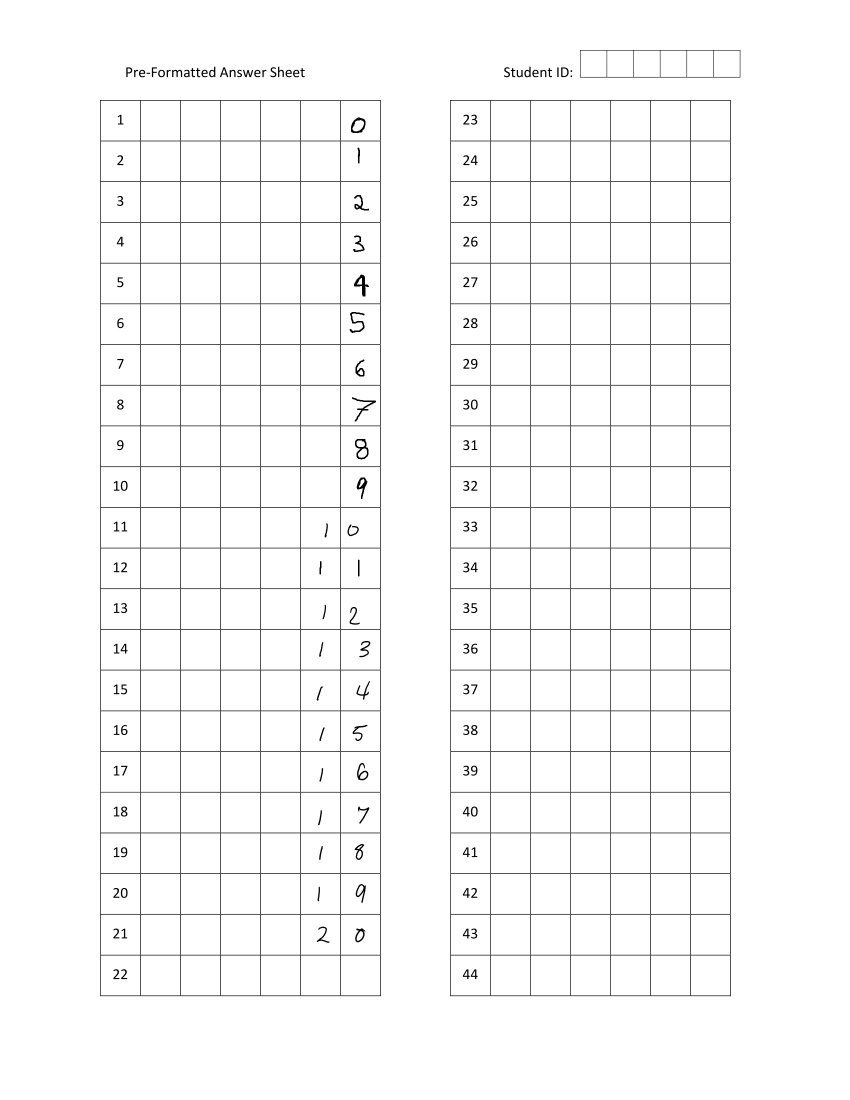
#> input picture autograde/samples/PFAS_demo_sample.PNG, 1700 x 2200 px (shown at 1/2 size)
$ python imaging_classifying.py --input samples/PFAS_demo_sample.PNG
#> lines starting #> are read from the running program, lines starting #| are printed output that depends on the picture
### autograde/results.py
"""This module implements converting results to and from text."""

import json


def write_results(filename, results):
    """Write a list of results to a file.

    `filename` - the name of the file

    `results` - the list of result dicts to write

    """
    with open(filename, 'w') as outfile:
        outfile.write(json.dumps(results))


# [9 lines left out: function read_results, not called in this run]

### autograde/imaging_classifying.py
# -*- coding: utf-8 -*-
"""
Created on Fri Dec 14 11:29:25 2018

@author: kcarr
"""

from PIL import Image
import matplotlib.pyplot as plt
from sklearn.datasets import load_digits
import pylab as pl
import numpy as np
import random
from sklearn import ensemble
from results import write_results

trDigits = load_digits()

INPUT_FILE = 'samples/PFAS_demo_sample.PNG'
OUTPUT_FILE = "saved-jsons/aiOut.json"


def close_up(img):
#    img = Image.open(sourcePath)
    pixels = img.load()
    #print (img.size)
    #print (pixels[0,0])
    end = 0

    ####get top
    for i in range(0,31):
        for j in range(0,31):
            if (pixels[j,i] != 255):
                end = 1
        if (end == 1):
            break
    top = i - 1
    end = 0
    a=31;

    ####get bottom
    for a in range(31, 0, -1):
        for b in range(0, 31):
            if (pixels[b,a] != 255):
                end = 1
        if (end == 1):
            break

    bottom = a + 1

    ####get left
    for i in range(1,31):
        for j in range(1,31):
            if (pixels[i,j] != 255):
                end = 1
        if (end == 1):
            break
    left = i

    ####get right
    for a in range(31, 0, -1):
        for b in range(0, 31):
            if (pixels[a,b] != 255):
                end = 1
        if (end == 1):
            break
    right = a + 1

    if (end == 0):
        return None

    height = bottom - top
    x1 = (32/2) - (height/2) #from middle x, back to make a square
    x2 = (32/2) + (height/2) #from middle x, forward to make a square
    #print (top, bottom, x1, x2)
    img = img.crop((x1,top,x2,bottom))


    #image1 = Image.open(destPath).convert("L")
    cropped = img.resize((8,8), resample=5)
    return cropped
#    load_img(cropped)
#    cropped.save(sourcePath, 'PNG')


def loadPFAS():
    #find calibration (only for physically scanned PFAS)

    #load inage
    PFAS = Image.open(INPUT_FILE).convert("L")
    answerImg = {}; #answer dictionary
    answerArr = {};
    xOffset = 280;
    yOffset = 200;
    xSize = 480;
    ySize = 81.5;
    boxWidth = 81.5;
    #coords: (x1, y1, x2, y2)
    for i in range(0, 22): #30 questions on the right
        #print ("x1: ", (xOffset), "y1: ", (xOffset + xSize) )
        #print ("x2: ", (yOffset), "y2: ", (yOffset + i*ySize) )
        x1 = xOffset; #left edge of box
        x2 = xOffset + xSize; #right edge of box
        y1 = yOffset + i*ySize + 2; #top edge of box
        y2 = yOffset + (i+1)*ySize - 3; #bottom edge of box
        answerImg[i] = PFAS.crop( (x1, y1, x2, y2) );
        answerImg[i] = answerImg[i].resize((192,32), resample=4)
        imgarr = np.array(answerImg[i])
        imgarr = np.invert(answerImg[i])
        #pl.matshow(imgarr)
        for j in range(0, 6): #6 digits
            #print ( "x1 = ", x1 + 5*boxWidth, "y1 = ", y1, "x2 = ", x1 + (5+1)*boxWidth, "y2 = ", y2)
            tempImg = answerImg[i].crop( (j*32 + 1, 0, (j+1)*32 -1, 32 ) );
            #tempImg = PFAS.crop( (x1 + 5*boxWidth, y1,  x1 + (5+1)*boxWidth,  y2) )
            tempImg = tempImg.resize((32,32), resample=2)
            tempImg = close_up(tempImg)
            if (tempImg is not None):
                imgarr1 = np.array(tempImg)
                imgarr1 = np.invert(tempImg)
                #pl.matshow(imgarr1)
                answerArr[i] = imgarr1;
#> this loop made 22 passes
#> pass 1, in loadPFAS, `imgarr = np.array(answerImg[i])`:
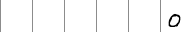
#> imgarr: shape (32, 192); min 0, max 255, mean 248.9
#> pass 1, in loadPFAS, `imgarr = np.invert(answerImg[i])`:
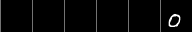
#> imgarr: shape (32, 192); min 0, max 255, mean 6.1
#> after the loop, answerArr = 21 items; answerImg = 22 items
    return answerArr
    #crop each answer box

    #crop each digit

    #zoom to fit each digit

#def trainClassifier():
    #properly format training data (maybe load a JSON to save on image processing time costs)
    #train classifier with data


def set_paths():
    """Use command line arguments (if given) to set INPUT_FILE and OUTPUT_FILE."""
    global INPUT_FILE, OUTPUT_FILE

    import argparse
    parser = argparse.ArgumentParser()
    parser.add_argument('--input')
    parser.add_argument('--output')

    args = parser.parse_args()
    input_filename = args.input
    output_filename = args.output

    if input_filename is not None:
        INPUT_FILE = input_filename
    if output_filename is not None:
        OUTPUT_FILE = output_filename


def main():
    set_paths()
    arr = loadPFAS()
#> arr = 21 items
    n_samples = len(trDigits.images)
    X_digits = trDigits.data / trDigits.data.max()
    y_digits = trDigits.target
    classifier = ensemble.RandomForestClassifier()
    classifier.fit(X_digits, y_digits)
    count = 0;
    outObj = {}
    outObj["name"] = "Test Student"
    outObj["questions"] = {}
    for i in range(10):
        outObj["questions"][str(i+1)] = {}
        outObj["questions"][str(i+1)]["class"] = "";
        outObj["questions"][str(i+1)]["probabilities"] = {}
        pl.matshow(trDigits.images[i])
        pl.matshow(arr[i])
        classification = classifier.predict(arr[i].reshape(1, -1))
        prob = classifier.predict_proba(arr[i].reshape(1, -1))#, (classification == i)
        outObj["questions"][str(i+1)]["class"] =  str(classification[0])
        probDict = {};
        for j in range(0,10):
            probDict[str(j)] = prob[0][j]
            #print (probDict)
        outObj["questions"][str(i+1)]["probabilities"] = [probDict];

        print( classification, prob )
        if (classification == i):
            count = count +1;
#> this loop made 10 passes
#> classification on passes 1 to 10: [9], [1], [1], [1], [1], [3], [1], [7], [1], [1]
#| [9] [[0.13 0.09 0.03 0.05 0.08 0.14 0.04 0.06 0.09 0.29]]
#| [1] [[0.   0.64 0.07 0.01 0.03 0.09 0.01 0.05 0.1  0.  ]]
#| [1] [[0.06 0.19 0.13 0.06 0.1  0.03 0.13 0.02 0.18 0.1 ]]
#| [1] [[0.04 0.21 0.2  0.08 0.08 0.12 0.08 0.01 0.12 0.06]]
#| [1] [[0.04 0.35 0.05 0.03 0.12 0.06 0.05 0.05 0.04 0.21]]
#| [3] [[0.03 0.15 0.03 0.19 0.02 0.15 0.03 0.06 0.19 0.15]]
#| [1] [[0.04 0.36 0.04 0.04 0.15 0.06 0.11 0.03 0.12 0.05]]
#| [7] [[0.02 0.11 0.03 0.03 0.1  0.07 0.02 0.53 0.03 0.06]]
#> (further printed lines are left out)
#> after the loop, count = 2; outObj = 2 items
    write_results(OUTPUT_FILE, outObj)
    print ("accuracy: ", count/10)
#| accuracy:  0.2
main()
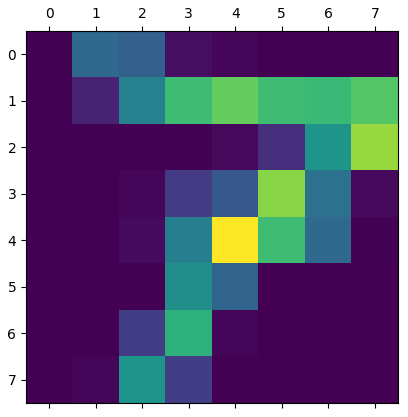
#> figure drawn by matplotlib, 1 panel
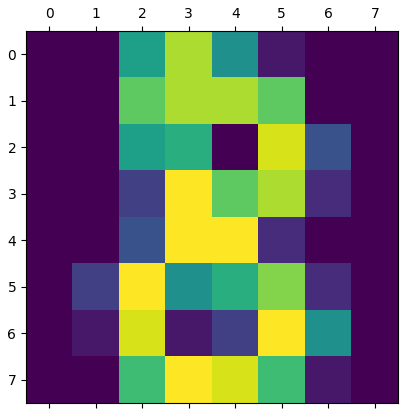
#> figure drawn by matplotlib, 1 panel
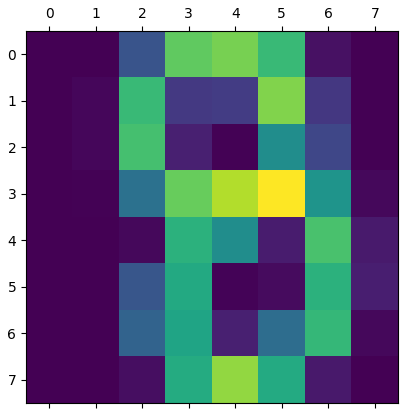
#> figure drawn by matplotlib, 1 panel
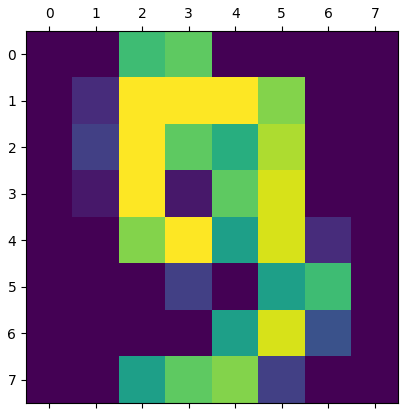
#> figure drawn by matplotlib, 1 panel
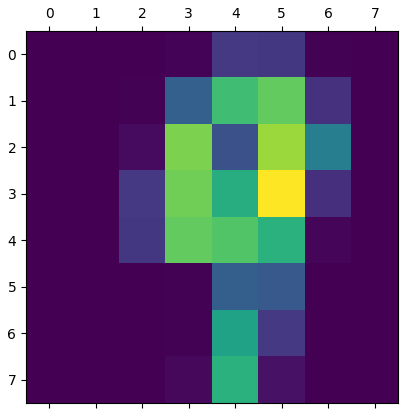
#> figure drawn by matplotlib, 1 panel
